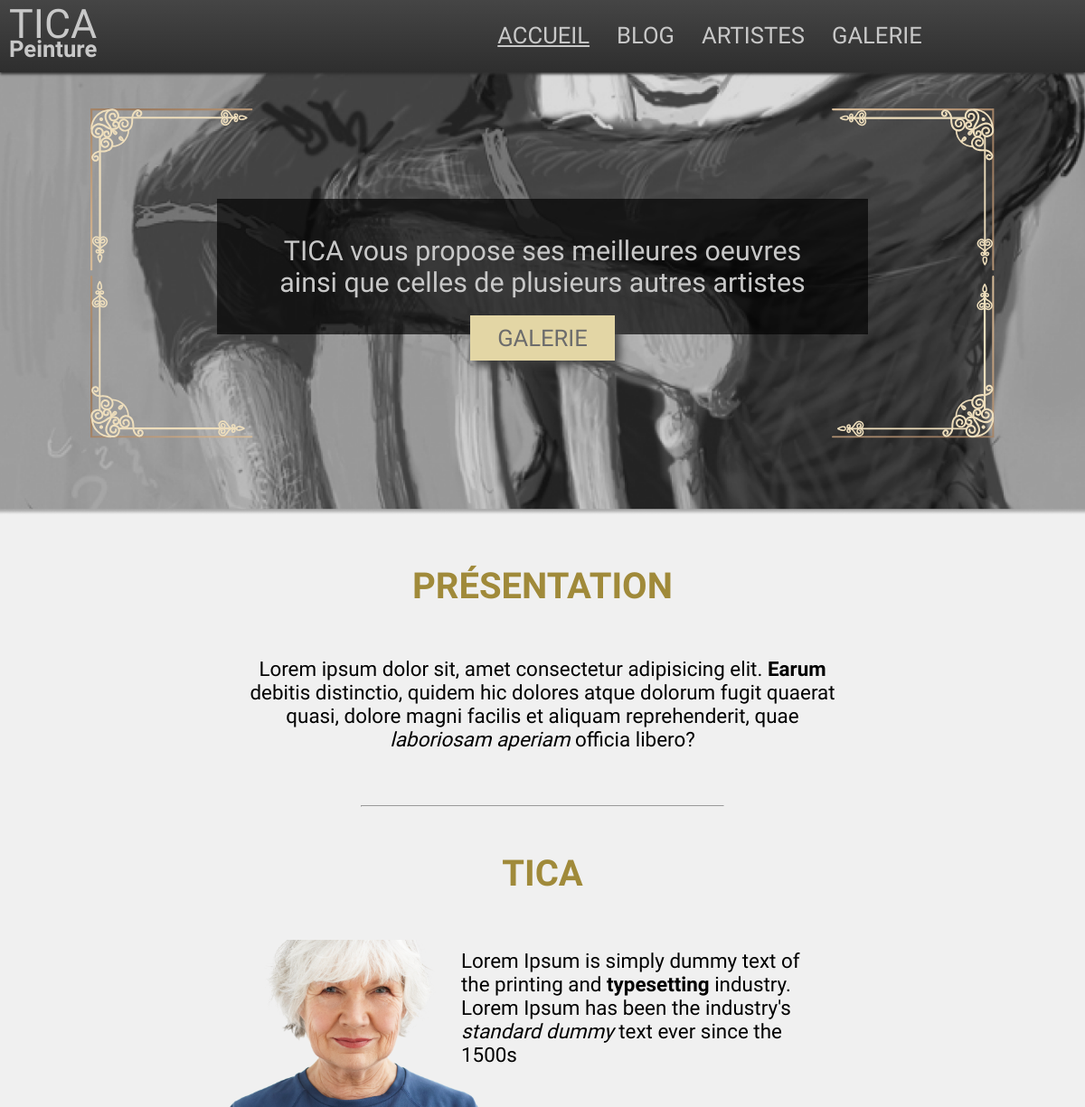
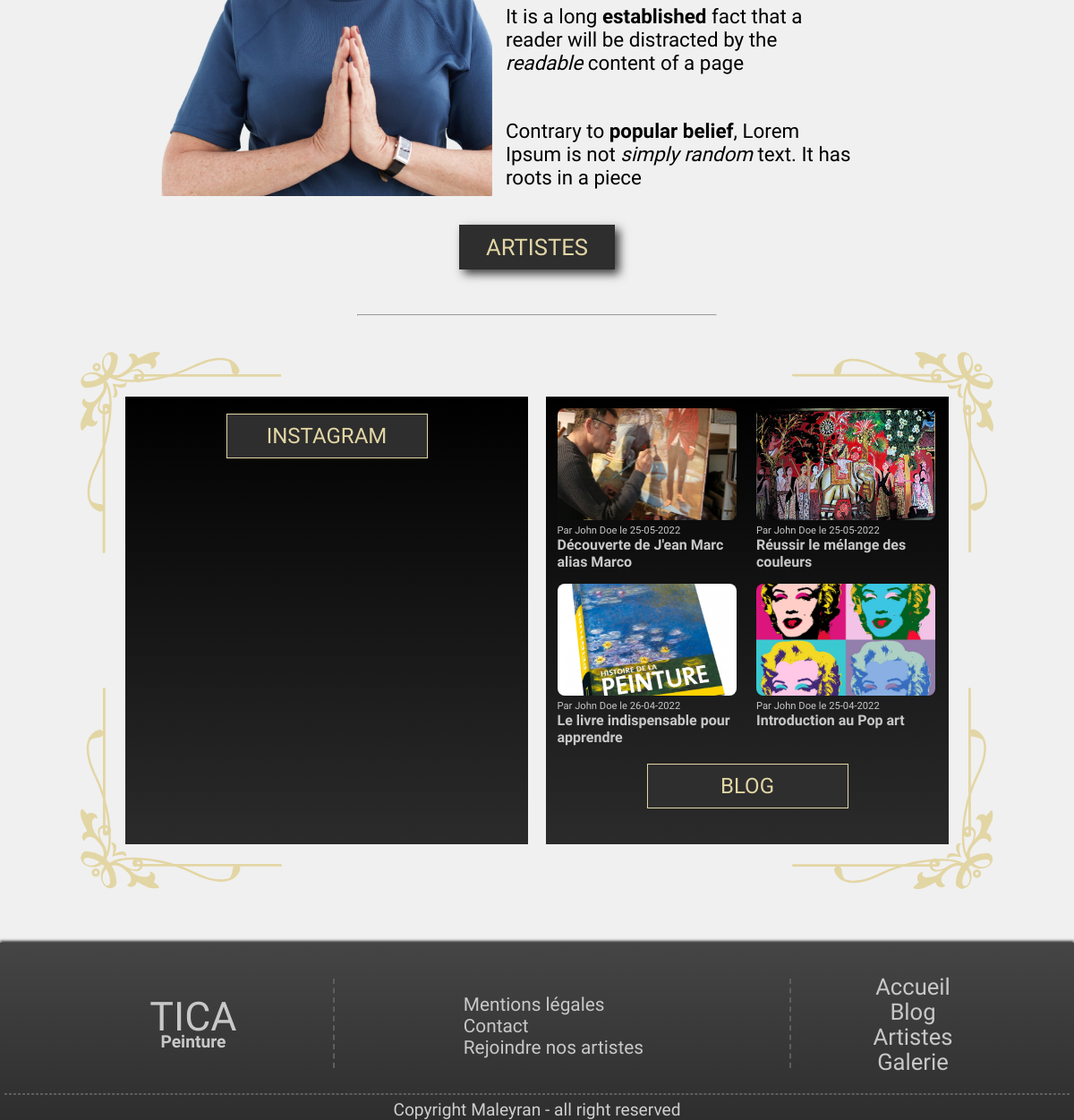
The page / on the database its author committed (2 pictures, top to bottom).
### tables this page shows
CREATE TABLE `homepage` (
  `id` int(11) NOT NULL,
  `present-alt` varchar(150) NOT NULL,
  `present-url` varchar(255) NOT NULL,
  `present-text` text NOT NULL,
  `present-title` varchar(255) NOT NULL,
  `slider-alt` varchar(255) NOT NULL,
  `slider-url` varchar(255) NOT NULL,
  `slider-text1` varchar(255) NOT NULL,
  `slider-text2` varchar(255) NOT NULL,
  `intro-title` varchar(255) NOT NULL,
  `intro-content` text NOT NULL
);

CREATE TABLE `articles` (
  `id` int(11) NOT NULL,
  `title` varchar(255) NOT NULL,
  `content` longtext NOT NULL,
  `image-url` varchar(255) NOT NULL,
  `create-date` datetime NOT NULL,
  `mod-date` datetime DEFAULT NULL,
  `ArticlesUsers` int(11) NOT NULL
);

CREATE TABLE `users` (
  `id` int(11) NOT NULL,
  `firstname` varchar(255) NOT NULL,
  `lastname` varchar(255) NOT NULL,
  `mail` varchar(255) NOT NULL,
  `password` varchar(255) NOT NULL,
  `UsersRoles` int(11) NOT NULL
);

### app/Controllers/FrontController.php (called while the page is built, shortened)
<?php
class FrontController {
    public function home() {
        $data = new \Projet\Models\FrontModel();
        $articles = new \Projet\Models\BlogModel();
        $dataFront = $data->getFront();
        $blogArticles = $articles->getArticlesHome();
        for ($i=0; $i < sizeof($blogArticles); $i++) {
            $blogArticles[$i]['create-date'] = date("d-m-Y", strtotime($blogArticles[$i]['create-date']));
        }
        require 'app/Views/Front/home.php';
    }
}

### app/Models/FrontModel.php (called while the page is built, shortened)
<?php
class FrontModel extends Manager
{
    public function getFront()
    {
        $bdd = $this->dbConnection();
        $data = $bdd->prepare('SELECT `slider-alt`, `slider-url`, `slider-text1`, `slider-text2`, `intro-title`, `intro-content`,
                                        `present-alt`, `present-url`, `present-title`, `present-text`
                                            FROM `homepage`');
        $data->execute(array());
        return $data->fetch();
    }
}

### app/Models/BlogModel.php (called while the page is built, shortened)
<?php
class BlogModel extends Manager
{
    public function getArticlesHome()
    {
        $bdd = $this->dbConnection();
        $data = $bdd->query('SELECT articles.id, title, `image-url`, `create-date`,
                            users.firstname as firstname, users.lastname as lastname
                            FROM articles, users WHERE articles.ArticlesUsers = users.id
                            ORDER BY id DESC LIMIT 0, 4');
        return $data->fetchAll();
    }
}

### app/Views/Front/home.php (the view, shortened to what this page needs)
<?php
require 'app/Views/Front/header.php';
?>
    <section id="background_home" class="container">
        <div id="background_galerie">
            <img id="background_img" src="<?= $dataFront['slider-url'] ?>" alt="<?= $dataFront['slider-alt'] ?>">
            <div id="frame_header">
                <img id="frame_corner_lt" src="app/Public/Front/img/Frame_corner_LT.svg" alt="cadre coin haut gauche">
                <img id="frame_corner_lb" src="app/Public/Front/img/Frame_corner_LB.svg" alt="cadre coin bas gauche">
                <img id="frame_corner_rb" src="app/Public/Front/img/Frame_corner_RB.svg" alt="cadre coin bas droite">
                <img id="frame_corner_rt" src="app/Public/Front/img/Frame_corner_RT.svg" alt="cadre coin haut droite">
            </div>
            <div id="intro_home">
                <div>
                    <p><?= $dataFront['slider-text1'] ?></p>
                    <p><?= $dataFront['slider-text2'] ?></p>
                </div>
                <div id="button_galerie">
                    <a id="button_galerie_home" class="button_light" href="index.php?action=galerie">Galerie</a>
                </div>
            </div>
        </div>
        <div id="present_home">
            <h1><?= $dataFront['intro-title'] ?></h1>
            <?= $dataFront['intro-content'] ?>
        </div>
        <hr>
    </section>
    <section id="tica_present" class="container">
        <h1><?= $dataFront['present-title'] ?></h1>
            <div id="tica_text">
                <figure>
                    <img src="<?= $dataFront['present-url'] ?>" alt="<?= $dataFront['present-alt'] ?>">
                </figure>
                <?= $dataFront['present-text'] ?>
            </div>
        <div id="button_artistes">
            <a href="index.php?action=artistes" class="button_dark">artistes</a>
        </div>
        <hr>
    </section>
    <section id="insta_blog">
        <div id="insta_blog_flex">
            <div id="block_instagram" class="block_bottom">
                <a href="https://www.instagram.com/kti_peinture/?hl=fr" target="_blank" class="button_dark_gold button_blog_insta">instagram</a>
                <div class="frames_bottom">
                    <img id="frame_corner_lt" src="app/Public/Front/img/Framebottom_corner_LT.svg" alt="cadre coin haut gauche">
                    <img id="frame_corner_lb" src="app/Public/Front/img/Framebottom_corner_LB.svg" alt="cadre coin bas gauche">
                </div>
            </div>
            <div id="block_blog" class="block_bottom">
                <div id="block_blog_flex">
                    <?php foreach ($blogArticles as $article) { ?>
                    <article class="card_blog">
                        <a href="index.php?action=article&id=<?=$article['id']?>">
                            <img src="<?= $article['image-url'] ?>" alt="<?= $article['title'] ?>">
                            <p>Par <?= $article['firstname']; ?> <?= $article['lastname']; ?> le <?= $article['create-date'] ?></p>
                            <h2><?= $article['title'] ?></h2>
                        </a>
                    </article>
                    <?php } ?>
                </div>
                <a href="index.php?action=blog" class="button_dark_gold button_blog_insta">blog</a>
                <div class="frames_bottom">
                    <img id="frame_corner_rb" src="app/Public/Front/img/Framebottom_corner_RB.svg" alt="cadre coin bas droite">
                </div>
            </div>
        </div>
    </section>
<?php
require 'app/Views/Front/footer.php'
?>

### rows shown on the page
homepage: value (picture), value "TICA vous propose ses meilleures oeuvres", value "ainsi que celles de plusieurs autres artistes", value "PRÉSENTATION", value "Lorem ipsum dolor sit, amet consectetur adipisicing elit. Earum debitis distinctio, quidem hic dolores atque dolorum fugit quaerat quasi, dolore magni facilis et aliquam reprehenderit, quae laboriosam aperiam officia libero?", value "TICA", value "Lorem Ipsum is simply dummy text of the printing and typesetting industry. Lorem Ipsum has been the industry's standard dummy text ever since the 1500s It is a long established fact that a reader will be distracted by the readable content of a page Contrary to popular belief , Lorem Ipsum is not simply random text. It has roots in a piece"
articles: value (picture), ArticlesUsers.firstname "John", ArticlesUsers.lastname "Doe", create "25-05-2022", title "Découverte de J'ean Marc alias Marco"
articles: value (picture), ArticlesUsers.firstname "John", ArticlesUsers.lastname "Doe", create "25-05-2022", title "Réussir le mélange des couleurs"
articles: value (picture), ArticlesUsers.firstname "John", ArticlesUsers.lastname "Doe", create "26-04-2022", title "Le livre indispensable pour apprendre"
articles: value (picture), ArticlesUsers.firstname "John", ArticlesUsers.lastname "Doe", create "25-04-2022", title "Introduction au Pop art"
